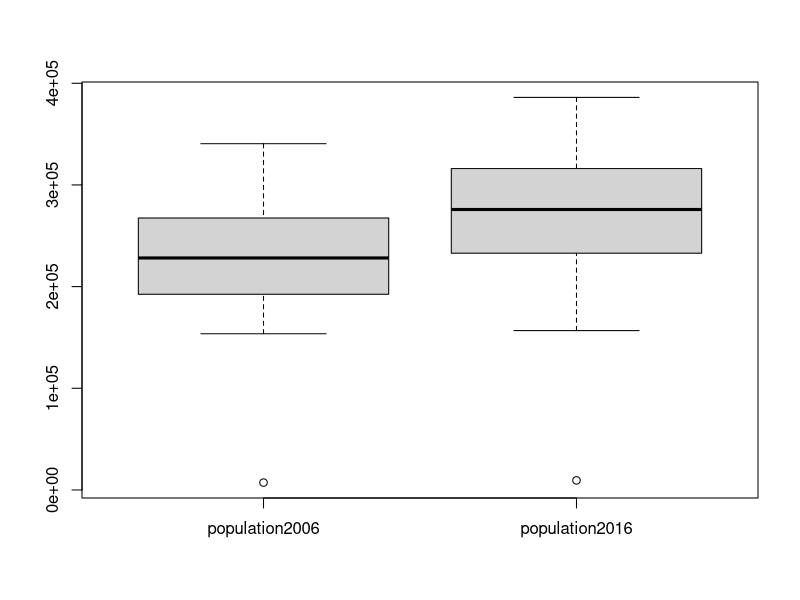
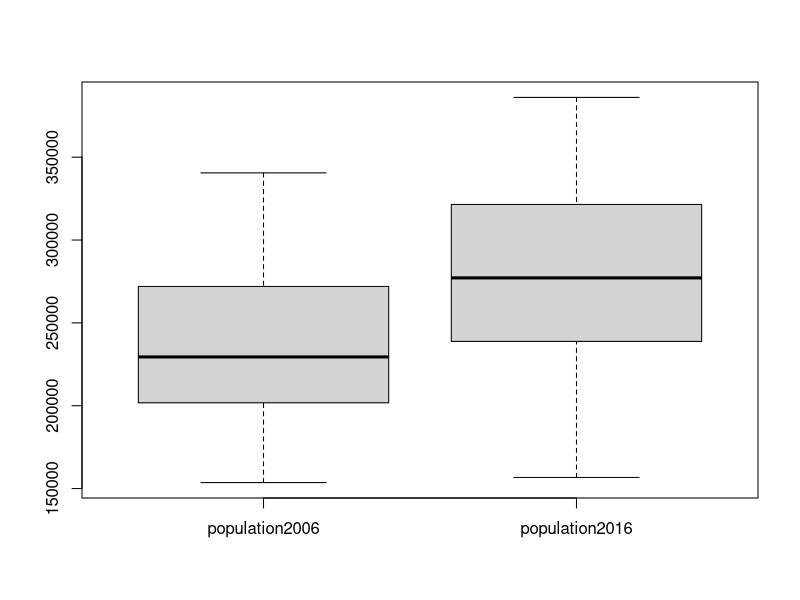
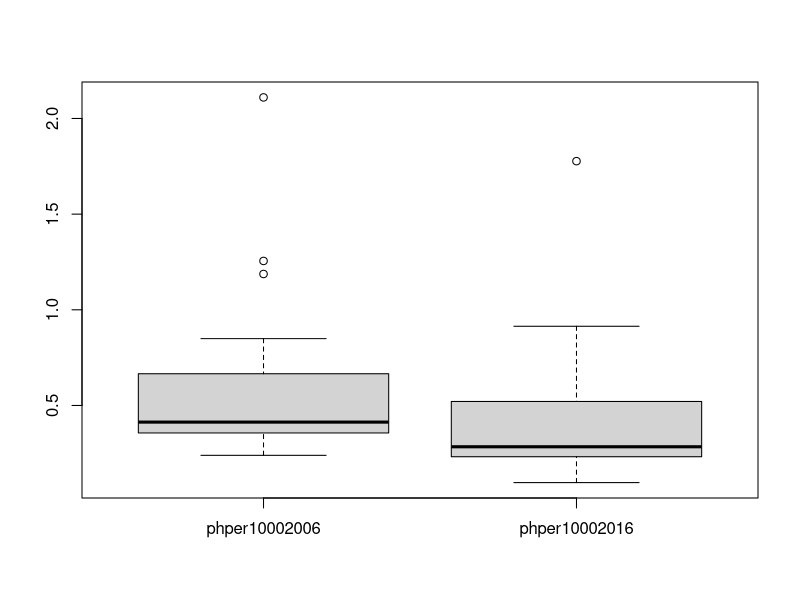

Write the R code that produced these figures, in order.
#LBBD R User Group Session 1

#--------Introduction to R-----------

#This is a comment

# a
# b
# c

#----Logical---------------------
class(T)
5 > 3
"john" == "john"
is.numeric(2)

#-----Numeric--------------------
5/2
2.4+1.2

#-----Integer--------------------
a <- as.integer(2)
class(a)
5L/2

#-----Character------------------
name = "john"
Name = 'John'
toupper(name)
tolower(Name)

#-----Vector---------------------
name <- c("Tom", "Richard", "Harold", "Barbara", "Edith", "Friday", "Norman")
ages <- c(23, 52, 34, 16, 42, 34, 24)
summary(ages)
name[2]

1:5
-10:10

#--------------Data Frame-----------------
name_age <- data.frame(name, ages)

#select using column name
name_age$name

#select using column or row number using [row,column]
name_age[,2] #column 2
name_age[2,] # row 2
name_age[2,2] # row 2, column 2

#select using column name and row number
name_age$name[3]

#-----Factor-----------------------------
class(name_age$name)
class(as.character(name_age$name))











#-----------------Practical session 1------------

#Set working directory
setwd("Y:\\Insight Hub\\LBBDr User Group\\Session 1")

#Read csv file
session1_df <- read.csv("session1.csv")

#examine top 10 records
head(session1_df)

#produce summary statistics
summary(session1_df)

#explore spread of data using boxplot
boxplot(session1_df[4:5])

#the first record in the data frame (City of London) is a clear outlier
#Remove from dataset
session1_df <- session1_df[-1,]

#relook at the top 10 records, notice that City of London is no longer there
head(session1_df)

#recheck the summary statistics
summary(session1_df)

#a new boxplot will show that there are no outliers now that City of London has been removed
boxplot(session1_df[4:5])

#create new variables for number of public houses per 1000 residents for both years
session1_df$phper10002006 <- (session1_df$ph2006/session1_df$population2006)*1000
session1_df$phper10002016 <- (session1_df$ph2016/session1_df$population2016)*1000

#look at the top 10 rows with the new data present
head(session1_df)

#look at the summary statistics
summary(session1_df)

#explore the new variables using a boxplot, notice that there are some outliers
boxplot(session1_df[6:7])

#sort the data frame to show top 3 boroughs for 2016
head(session1_df[order(-session1_df$phper10002016), ], 3)

#save data frame to csv file
write.csv(session1_df, "session1_Output.csv")

#clear your environment
rm(list=ls())
